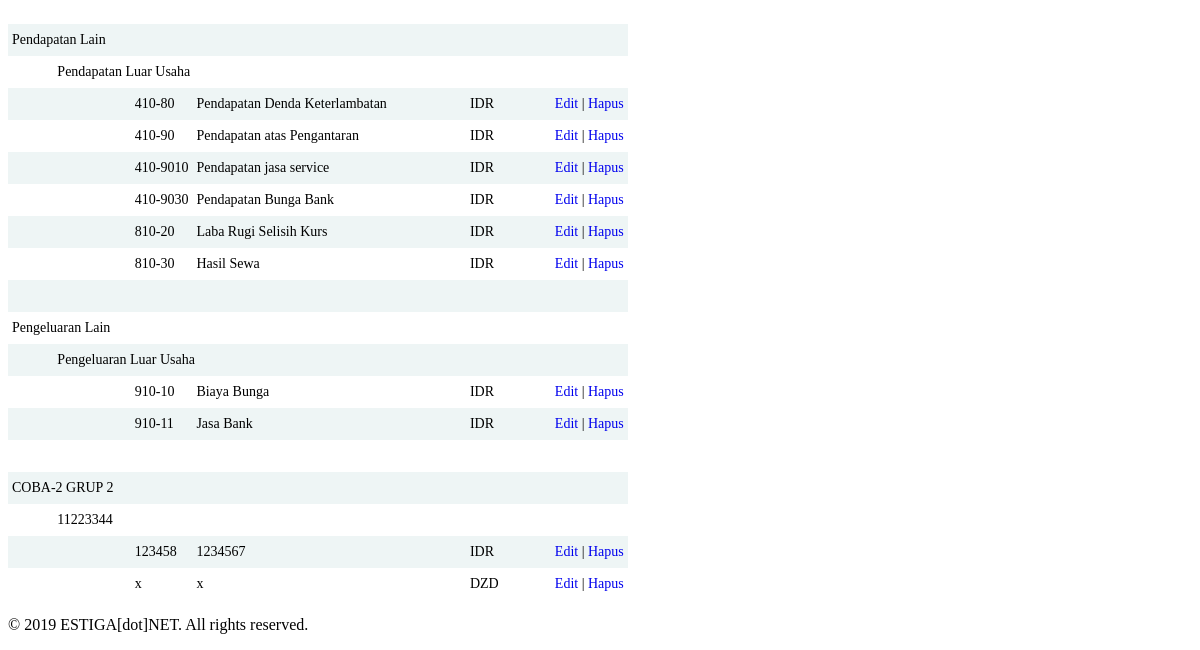
/index.php/t004_akun (lower part), run on an earlier commit of the app's database.
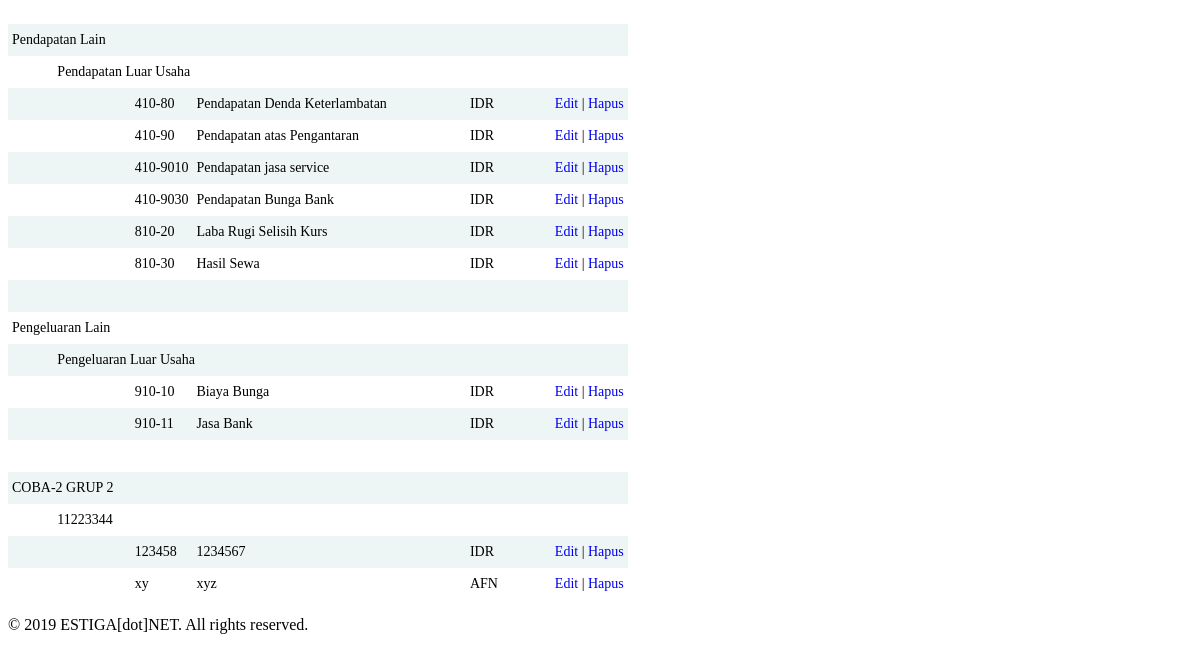
And on a later commit of the database.
### tables this page shows
CREATE TABLE `t004_akun` (
  `id` int(11) NOT NULL,
  `kode` varchar(50) DEFAULT NULL,
  `nama` varchar(50) DEFAULT NULL,
  `subgrup_id` int(11) DEFAULT NULL,
  `user_id` int(11) DEFAULT NULL,
  `matauang_id` int(11) DEFAULT NULL
);

CREATE TABLE `t003_matauang` (
  `id` int(11) NOT NULL,
  `kode` varchar(50) DEFAULT NULL,
  `nama` varchar(50) DEFAULT NULL
);

### application/controllers/t004_akun.php (called while the page is built, shortened)
<?php
class t004_akun extends CI_Controller {
	public function __construct() {
		$this->load->model('t004_akunm');
		$this->load->model('t002_subgrupm');
		$this->load->model('t003_matauangm');
	}
	public function index() {
		$data['rs'] = $this->t004_akunm->ambil_data_semua();
		$this->load->view('layout/header');
		$this->load->view('t004_akunl', $data);
		$this->load->view('layout/footer');
	}
}

### index.php (called while the page is built, shortened)
<?php
require_once BASEPATH.'core/CodeIgniter.php';

### application/models/t004_akunm.php (called while the page is built, shortened)
<?php
class t004_akunm extends CI_Model {
	public function ambil_data_semua() {
		$q = '
			select
				ak.*,
				ma.nama as matauang_nama,
				sg.nama as subgrup_nama,
				g.id as grup_id,
				g.name as grup_name
			from
				t004_akun ak
				left join t003_matauang ma on ak.matauang_id = ma.id
				left join t002_subgrup sg on ak.subgrup_id = sg.id
				left join t001_grup g on sg.grup_id = g.id
			order by
				sg.grup_id, sg.kode, ak.kode
		';
		return $this->db->query($q)->result();
	}
}

### application/views/t004_akunl.php (the view, shortened to what this page needs)
<table class="paleBlueRows">
	<?php
	$grup_id_flag = 0;
	$subgrup_id_flag = 0;
	foreach($rs as $r):
		if ($grup_id_flag == 0) {
			$grup_id = $r->grup_id;
		}
		if ($grup_id != $r->grup_id) {
			$grup_id = $r->grup_id;
			$grup_id_flag = 0;
		}
		if ($grup_id == $r->grup_id and $grup_id_flag == 0) {
			$grup_id_flag = 1;
			?>
			<tr>
				<td colspan="6">&nbsp;</td>
			</tr>
			<tr>
				<td colspan="6"><?php echo $r->grup_name; ?></td>
			</tr>
			<?php
		}
		if ($subgrup_id_flag == 0) {
			$subgrup_id = $r->subgrup_id;
		}
		if ($subgrup_id != $r->subgrup_id) {
			$subgrup_id = $r->subgrup_id;
			$subgrup_id_flag = 0;
		}
		if ($subgrup_id == $r->subgrup_id and $subgrup_id_flag == 0) {
			$subgrup_id_flag = 1;
			?>
			<tr>
				<td>&nbsp;</td>
				<td colspan="5"><?php echo $r->subgrup_nama; ?></td>
			</tr>
			<?php
		}
	?>
	<tr>
		<td>&nbsp;</td>
		<td>&nbsp;</td>
		<td><?php echo $r->kode; ?></td>
		<td><?php echo $r->nama; ?></td>
		<td><?php echo $r->matauang_nama; ?></td>
		<td><a href="<?php echo site_url('t004_akun/edit/'.$r->id); ?>">Edit</a> | <a href="<?php echo site_url('t004_akun/hapus/'.$r->id); ?>">Hapus</a></td>
	</tr>
	<?php
	endforeach;
	?>
</table>

What changed in the data, as far as the page shows it:
changed t004_akun: kode "x" → "xy"; nama "x" → "xyz"; t003_matauang.nama "DZD" → "AFN"
